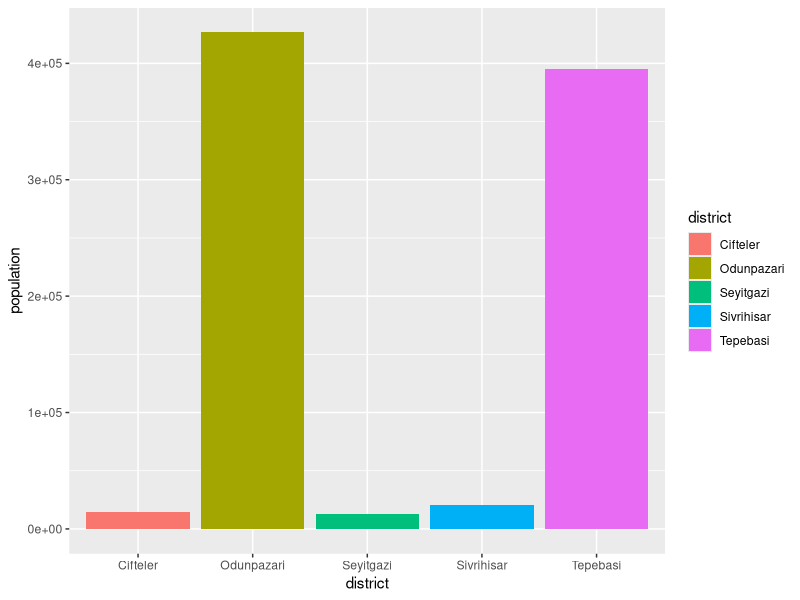

Recreate this plot in R.
## ---- chunk 1
knitr::opts_chunk$set(echo = TRUE)
## ---- chunk 2
eskisehir <- data.frame(
  district   = c("Odunpazari", "Tepebasi", "Sivrihisar", "Cifteler", "Seyitgazi"),
  population = c(426581, 394734, 20258, 14814,12878))

## ---- chunk 3
install.packages('ggplot2')
library(ggplot2)
## ---- chunk 4
ggplot(eskisehir,aes(x=district,y=population,fill=district))+
  geom_bar(stat="identity")
